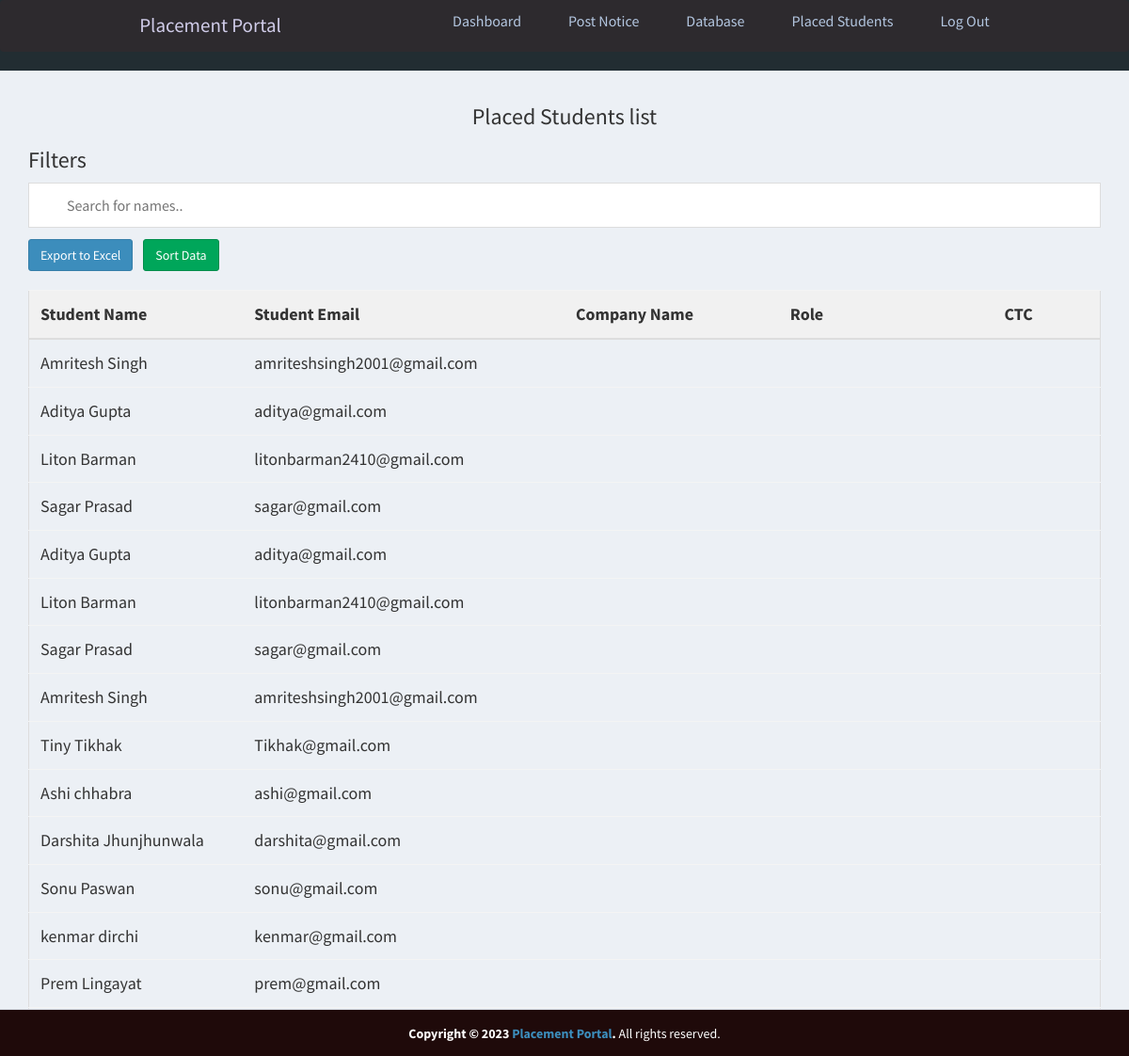
/admin/placed.php (signed in), run on the app's committed database.
### tables this page shows
CREATE TABLE `apply_job_post` (
  `id_apply` int(11) NOT NULL,
  `id_jobpost` int(11) NOT NULL,
  `id_user` int(11) NOT NULL,
  `status` int(11) NOT NULL DEFAULT 2
);

CREATE TABLE `users` (
  `id_user` int(11) NOT NULL,
  `firstname` varchar(255) NOT NULL,
  `lastname` varchar(255) NOT NULL,
  `gender` varchar(255) NOT NULL,
  `email` varchar(255) NOT NULL,
  `password` varchar(255) NOT NULL,
  `address` text DEFAULT NULL,
  `country` varchar(255) DEFAULT NULL,
  `city` varchar(255) DEFAULT NULL,
  `state` varchar(255) DEFAULT NULL,
  `contactno` varchar(255) DEFAULT NULL,
  `stream` varchar(255) DEFAULT NULL,
  `passingyear` int(11) NOT NULL,
  `dob` varchar(255) DEFAULT NULL,
  `age` varchar(255) DEFAULT NULL,
  `resume` varchar(255) DEFAULT NULL,
  `hash` varchar(255) DEFAULT NULL,
  `active` int(11) NOT NULL DEFAULT 2,
  `hsc` int(11) NOT NULL,
  `ssc` int(11) NOT NULL,
  `ug` int(11) NOT NULL
);

### admin/placed.php (the view, shortened to what this page needs)
<?php
require_once("../db.php");
?>
<!DOCTYPE html>
<html>
<head>
    <link rel="stylesheet" href="https://cdnjs.cloudflare.com/ajax/libs/twitter-bootstrap/3.3.7/css/bootstrap.min.css">
    <link rel="stylesheet" href="https://cdnjs.cloudflare.com/ajax/libs/font-awesome/4.7.0/css/font-awesome.min.css">
    <link rel="stylesheet" href="https://cdnjs.cloudflare.com/ajax/libs/ionicons/2.0.1/css/ionicons.min.css">
    <link rel="stylesheet" href="../css/AdminLTE.min.css">
    <link rel="stylesheet" href="../css/_all-skins.min.css">
    <link rel="stylesheet" href="../css/custom.css">
</head>
<body class="hold-transition skin-green sidebar-mini">
    <div class="wrapper">
        <?php
        include 'header.php';
        ?>
        <div class="content-wrapper" style="margin-left: 0px;">
            <section id="candidates" class="content-header">
                <div class="container">
                    <div class="col md-4">
                        <h3 style="text-align: center;">Placed Students list </h3>
                        <h3>Filters</h3>
                        <input type="text" id="myInput" onkeyup="myFunction()" placeholder="Search for names..">
                        <a href="export1.php"><button type="submit1" name='export_excel_btn' class="btn btn-primary">Export to Excel</button></a>
                        <button type="submit1" onclick="sortTable()" name='export_excel_btn' style="margin-left: 8px;" class="btn btn-success">Sort Data</button>
                    </div>
                    <div class="row margin-top-20">
                        <div class="col-md-12">
                            <div class="box-body table-responsive no-padding">
                                <table id="example2" class="table table-hover">
                                    <tr class="header">
                                        <th style="width:20%;">Student Name</th>
                                        <th style="width:30%;">Student Email</th>
                                        <th style="width:20%;">Company Name</th>
                                        <th style="width:20%;">Role</th>
                                        <th style="width:20%;">CTC</th>
                                    </tr>
                                    <tbody>
                                        <?php
                                        $sql = "select * from users inner join apply_job_post INNER JOIN job_post where users.id_user = apply_job_post.id_user AND apply_job_post.id_jobpost = job_post.id_jobpost;;";
                                        $result = $conn->query($sql);
                                        if ($result->num_rows > 0) {
                                            while ($row = $result->fetch_assoc()) {
                                        ?>
                                                <tr>
                                                    <td><?php echo $row['firstname'] . ' ' . $row['lastname']; ?></td>
                                                    <td><?php echo $row['email']; ?></td>
                                                    <td><?php echo $row['jobtitle']; ?></td>
                                                    <td><?php echo $row['experience']; ?></td>
                                                    <td><?php echo $row['minimumsalary']; ?></td>
                                                </tr>
                                        <?php
                                            }
                                        }
                                        ?>
                                    </tbody>
                                </table>
                            </div>
                        </div>
                    </div>
                </div>
        </div>
    </div>
    <footer class="main-footer" style="margin:auto;bottom: 0;
  width: 100%;
  height: 50px; position:absolute; background-color:#1f0a0a; color:white">
        <div class="text-center">
        <strong>Copyright &copy; 2023 <a href="nitap.ac.in">Placement Portal</a>.</strong> All rights
        reserved.
      </div>
    </footer>
</body>
</html>

### css/custom.css (style rules this page uses)
.margin-top-20 { margin-top: 20px; }

### admin/header.php (style rules this page uses)
* { margin: 0; padding: 0; box-sizing: border-box; }
html { font-size: 62.5%; font-family: 'Roboto', sans-serif; }
a { text-decoration: none; }
.header { border-bottom: 1px solid #E2E8F0; }

### admin/placed.php (style rules this page uses)
#myInput { background-image: url('/css/searchicon.png'); background-position: 10px 12px; background-repeat: no-repeat; width: 100%; font-size: 16px; padding: 12px 20px 12px 40px; border: 1px solid #ddd; margin-bottom: 12px; }
#example2 { border-collapse: collapse; width: 100%; border: 1px solid #ddd; font-size: 18px; }
#example2 th, #example2 td { text-align: left; padding: 12px; }
#example2 tr { border-bottom: 1px solid #ddd; }
#example2 tr.header, #example2 tr:hover { background-color: #f1f1f1; }

### data on the page
apply_job_post: id_user.firstname "Amritesh", id_user.lastname "Singh", id_user.email "amriteshsingh2001@gmail.com"
apply_job_post: id_user.firstname "Aditya", id_user.lastname "Gupta", id_user.email "aditya@gmail.com"
apply_job_post: id_user.firstname "Liton", id_user.lastname "Barman", id_user.email "litonbarman2410@gmail.com"
apply_job_post: id_user.firstname "Sagar", id_user.lastname "Prasad", id_user.email "sagar@gmail.com"
apply_job_post: id_user.firstname "Aditya", id_user.lastname "Gupta", id_user.email "aditya@gmail.com"
apply_job_post: id_user.firstname "Liton", id_user.lastname "Barman", id_user.email "litonbarman2410@gmail.com"
apply_job_post: id_user.firstname "Sagar", id_user.lastname "Prasad", id_user.email "sagar@gmail.com"
apply_job_post: id_user.firstname "Amritesh", id_user.lastname "Singh", id_user.email "amriteshsingh2001@gmail.com"
apply_job_post: id_user.firstname "Tiny", id_user.lastname "Tikhak", id_user.email "Tikhak@gmail.com"
apply_job_post: id_user.firstname "Ashi", id_user.lastname "chhabra", id_user.email "ashi@gmail.com"
apply_job_post: id_user.firstname "Darshita", id_user.lastname "Jhunjhunwala", id_user.email "darshita@gmail.com"
apply_job_post: id_user.firstname "Sonu", id_user.lastname "Paswan", id_user.email "sonu@gmail.com"
apply_job_post: id_user.firstname "kenmar", id_user.lastname "dirchi", id_user.email "kenmar@gmail.com"
apply_job_post: id_user.firstname "Prem", id_user.lastname "Lingayat", id_user.email "prem@gmail.com"
